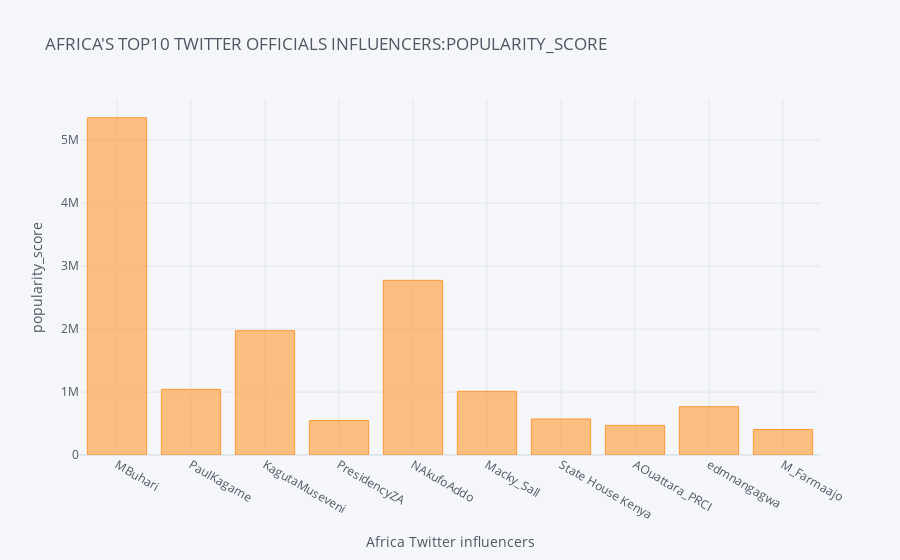

Notebook cell for this chart:
### Code cell
data2.iplot(kind="bar",x="screen_name",y="popularity_score",xTitle='Africa Twitter influencers',
           yTitle='popularity_score',title="AFRICA'S TOP10  TWITTER OFFICIALS GOVERNMENT INFLUENCERS:POPULARITY_SCORE")

### Figure 1 — Plotly figure (JSON) as saved in the notebook; plotly's stock layout.template omitted (floating-point values rounded to 4 significant figures)
{"data": [{"marker": {"color": "rgba(255, 153, 51, 0.6)", "line": {"color": "rgba(255, 153, 51, 1.0)", "width": 1}}, "name": "popularity_score", "orientation": "v", "text": "", "type": "bar", "x": ["MBuhari", "PaulKagame", "KagutaMuseveni", "PresidencyZA", "NAkufoAddo", "Macky_Sall", "State House Kenya", "AOuattara_PRCI", "edmnangagwa", "M_Farmaajo"], "y": [5356229, 1042829, 1975160, 548121, 2773986, 1011098, 571960, 470255, 768041, 404960]}], "layout": {"legend": {"bgcolor": "#F5F6F9", "font": {"color": "#4D5663"}}, "paper_bgcolor": "#F5F6F9", "plot_bgcolor": "#F5F6F9", "title": {"font": {"color": "#4D5663"}, "text": "AFRICA'S TOP10 TWITTER OFFICIALS INFLUENCERS:POPULARITY_SCORE"}, "xaxis": {"gridcolor": "#E1E5ED", "showgrid": true, "tickfont": {"color": "#4D5663"}, "title": {"font": {"color": "#4D5663"}, "text": "Africa Twitter influencers"}, "zerolinecolor": "#E1E5ED"}, "yaxis": {"gridcolor": "#E1E5ED", "showgrid": true, "tickfont": {"color": "#4D5663"}, "title": {"font": {"color": "#4D5663"}, "text": "popularity_score"}, "zerolinecolor": "#E1E5ED"}}}
